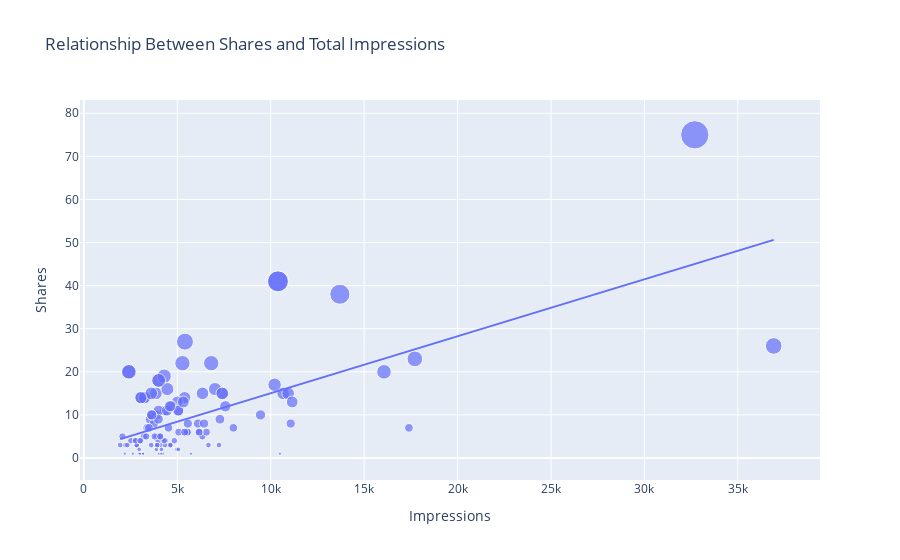

Here is the notebook cell this chart was saved with:
### Markdown cell above
It looks like the number of comments we get on a post doesn’t affect its reach.

### Code cell
# Relationship between the number of shares and the number of impressions on this person's Instagram posts
figure = px.scatter(data_frame=data, x="Impressions", y="Shares",
                   size="Shares", trendline="ols",
                   title="Relationship Between Shares and Total Impressions")
figure.show()
